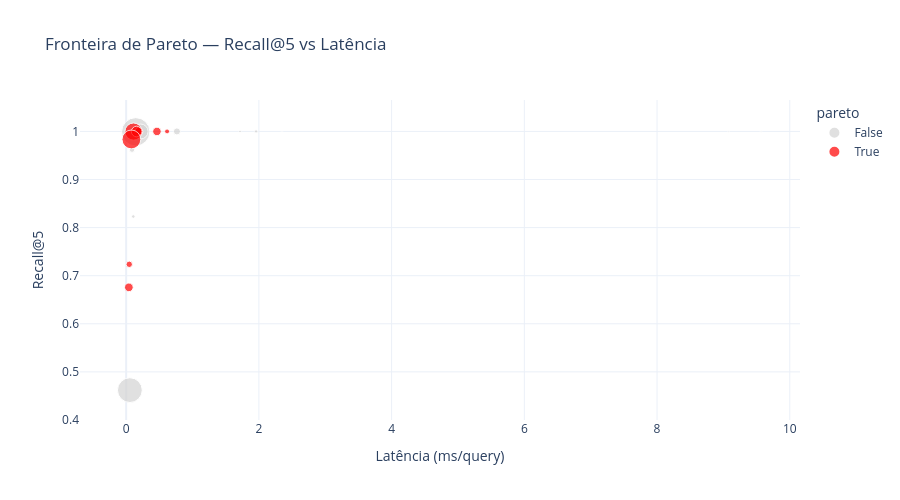

Notebook code for this chart:
### Markdown cell above
## 6. Fronteira de Pareto — Trade-off recall vs latência

### Code cell
# Todos os trials
trials_data = []
for t in study.trials:
    if t.state == optuna.trial.TrialState.COMPLETE:
        trials_data.append({
            "trial": t.number,
            "n_clusters": t.params["n_clusters"],
            "batch_size": t.params["batch_size"],
            "nprobe": t.params["nprobe"],
            "recall_at_5": t.values[0],
            "latency_ms": t.values[1],
            "avg_candidates": t.user_attrs.get("avg_candidates", 0),
            "pareto": t in study.best_trials,
        })

df_trials = pd.DataFrame(trials_data)

fig = px.scatter(
    df_trials,
    x="latency_ms",
    y="recall_at_5",
    color="pareto",
    size="n_clusters",
    hover_data=["n_clusters", "batch_size", "nprobe", "avg_candidates"],
    title="Fronteira de Pareto — Recall@5 vs Latência",
    labels={"latency_ms": "Latência (ms/query)", "recall_at_5": "Recall@5"},
    color_discrete_map={True: "red", False: "lightgray"},
    template="plotly_white",
)
fig.update_layout(height=500)
fig.show()

# Tabela dos pontos na fronteira de Pareto
df_pareto = df_trials[df_trials["pareto"]].sort_values("recall_at_5", ascending=False)
print("\nFronteira de Pareto (ordenado por recall):")
df_pareto[["n_clusters", "batch_size", "nprobe", "recall_at_5", "latency_ms", "avg_candidates"]]

### Figure 1 — Plotly figure (JSON) as saved in the notebook; plotly's stock layout.template omitted (floating-point values rounded to 4 significant figures)
{"data": [{"customdata": [[328.0, 1024.0, 10.0, 3355.0], [45.0, 1024.0, 63.0, 88310.0], [546.0, 1024.0, 3.0, 576.0], [212.0, 2048.0, 32.0, 18790.0], [39.0, 1024.0, 34.0, 80270.0], [962.0, 2048.0, 58.0, 6280.0], [15540.0, 8192.0, 36.0, 218.3], [246.0, 4096.0, 1.0, 533.1], [11940.0, 1024.0, 1.0, 11.99], [38.0, 1024.0, 8.0, 23900.0], [124.0, 8192.0, 17.0, 17170.0], [4333.0, 1024.0, 60.0, 1445.0]], "hovertemplate": "pareto=False<br>Latência (ms/query)=%{x}<br>Recall@5=%{y}<br>n_clusters=%{customdata[0]}<br>batch_size=%{customdata[1]}<br>nprobe=%{customdata[2]}<br>avg_candidates=%{customdata[3]}<extra></extra>", "legendgroup": "False", "marker": {"color": "lightgray", "size": [328, 45, 546, 212, 39, 962, 15538, 246, 11935, 38, 124, 4333], "sizemode": "area", "sizeref": 38.84, "symbol": "circle"}, "mode": "markers", "name": "False", "orientation": "v", "showlegend": true, "type": "scatter", "x": [0.3193, 9.567, 0.08827, 1.957, 9.079, 0.7646, 0.1441, 0.1069, 0.05551, 2.348, 1.716, 0.2178], "xaxis": "x", "y": [0.9996, 1.0, 0.9619, 1.0, 1.0, 1.0, 0.9992, 0.823, 0.462, 1.0, 1.0, 0.9998], "yaxis": "y"}, {"customdata": [[5745.0, 8192.0, 34.0, 593.1], [469.0, 2048.0, 24.0, 6018.0], [1408.0, 8192.0, 52.0, 4373.0], [1325.0, 1024.0, 21.0, 1510.0], [1463.0, 8192.0, 1.0, 87.57], [2187.0, 4096.0, 28.0, 1349.0], [800.0, 1024.0, 1.0, 126.3], [6886.0, 2048.0, 14.0, 201.4]], "hovertemplate": "pareto=True<br>Latência (ms/query)=%{x}<br>Recall@5=%{y}<br>n_clusters=%{customdata[0]}<br>batch_size=%{customdata[1]}<br>nprobe=%{customdata[2]}<br>avg_candidates=%{customdata[3]}<extra></extra>", "legendgroup": "True", "marker": {"color": "red", "size": [5745, 469, 1408, 1325, 1463, 2187, 800, 6886], "sizemode": "area", "sizeref": 38.84, "symbol": "circle"}, "mode": "markers", "name": "True", "orientation": "v", "showlegend": true, "type": "scatter", "x": [0.1109, 0.6165, 0.4636, 0.1891, 0.04068, 0.1584, 0.04616, 0.07863], "xaxis": "x", "y": [0.9997, 1.0, 1.0, 0.9998, 0.6758, 0.9998, 0.7237, 0.9833], "yaxis": "y"}], "layout": {"height": 500, "legend": {"itemsizing": "constant", "title": {"text": "pareto"}, "tracegroupgap": 0}, "title": {"text": "Fronteira de Pareto — Recall@5 vs Latência"}, "xaxis": {"anchor": "y", "domain": [0, 1], "title": {"text": "Latência (ms/query)"}}, "yaxis": {"anchor": "x", "domain": [0, 1], "title": {"text": "Recall@5"}}}}
